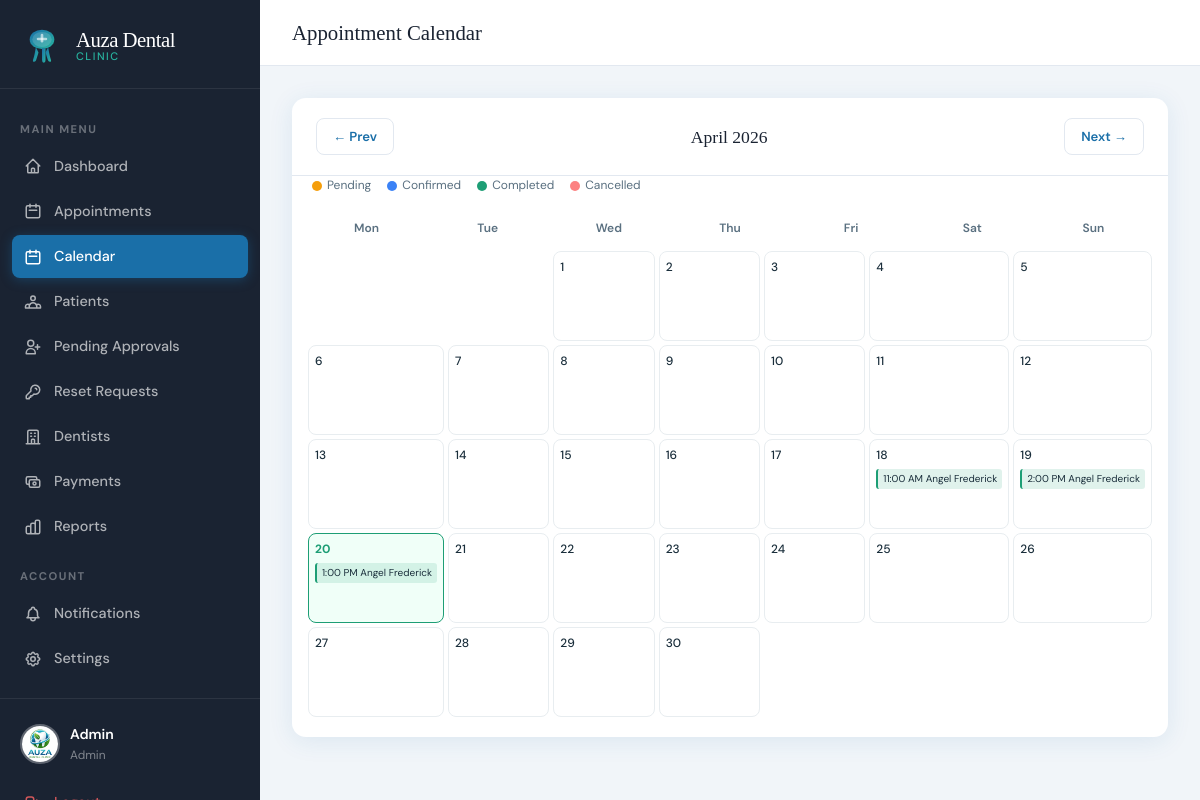
The page /index.php?page=admin_calendar (signed in) on the database as committed earlier.
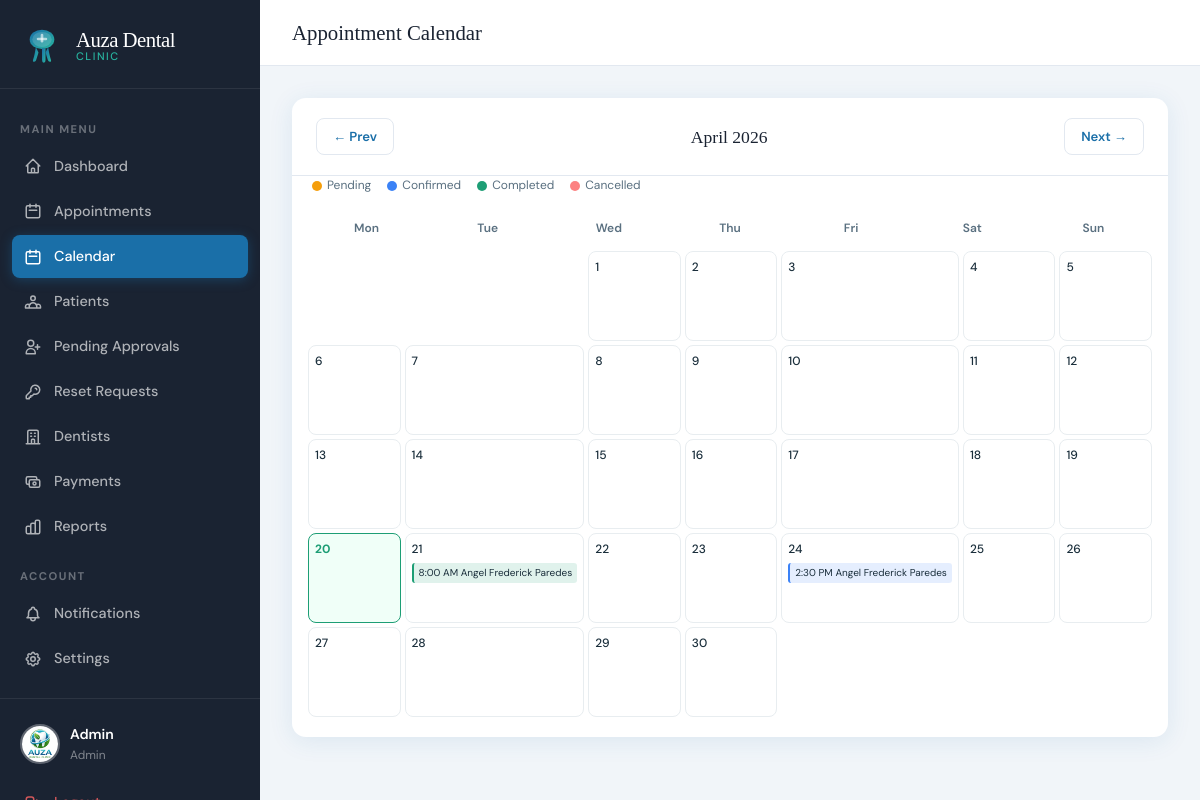
The same page on the database as committed later.
### tables this page shows
CREATE TABLE `appointments` (
  `id` int(11) NOT NULL,
  `patient_id` int(11) NOT NULL,
  `dentist_id` int(11) NOT NULL,
  `service_id` int(11) NOT NULL,
  `appointment_date` date NOT NULL,
  `appointment_time` time NOT NULL,
  `status` enum('pending','confirmed','completed','cancelled') DEFAULT 'pending',
  `notes` text DEFAULT NULL,
  `reschedule_reason` text DEFAULT NULL,
  `rescheduled_at` datetime DEFAULT NULL,
  `original_date` date DEFAULT NULL,
  `original_time` time DEFAULT NULL,
  `created_at` datetime DEFAULT current_timestamp()
);

### app/controllers/AdminController.php (called while the page is built, shortened)
<?php
class AdminController {
public function calendar() {
        $db = getDB();
        $res = $db->query("
            SELECT a.appointment_date, a.appointment_time, a.status,
                   CONCAT(u.first_name,' ',u.last_name) AS patient_name,
                   CONCAT(d.first_name,' ',d.last_name) AS dentist_name,
                   s.name AS service_name
            FROM appointments a
            JOIN users u ON a.patient_id = u.id
            JOIN dentists d ON a.dentist_id = d.id
            JOIN services s ON a.service_id = s.id
            ORDER BY a.appointment_date, a.appointment_time
        ");
        require __DIR__ . '/../views/admin/calendar.php';
    }
}

### app/views/admin/calendar.php (the view, shortened to what the changed rows need)
<!DOCTYPE html>
<html lang="en">
<head>
<link rel="stylesheet" href="<?= APP_URL ?>/public/css/style.css">
</head>
<body>
<div class="app-layout">
  <div class="main-content">
    <div class="page-content">
      <?php
        $db = getDB();
        $res = $db->query("
          SELECT a.appointment_date, a.appointment_time, a.status,
                 CONCAT(u.first_name,' ',u.last_name) AS patient_name,
                 CONCAT(d.first_name,' ',d.last_name) AS dentist_name,
                 s.name AS service_name
          FROM appointments a
          JOIN users u ON a.patient_id = u.id
          JOIN dentists d ON a.dentist_id = d.id
          JOIN services s ON a.service_id = s.id
          ORDER BY a.appointment_date, a.appointment_time
        ");
        $allAppts = $res->fetch_all(MYSQLI_ASSOC);
        $byDate = [];
        foreach ($allAppts as $a) {
          $byDate[$a['appointment_date']][] = $a;
        }
        $month = isset($_GET['m']) ? (int)$_GET['m'] : (int)date('m');
        $year  = isset($_GET['y']) ? (int)$_GET['y'] : (int)date('Y');
        $daysInMonth = (int)date('t', mktime(0,0,0,$month,1,$year));
        $today = date('Y-m-d');
        $statusColors = [
          'pending'   => '#F59E0B',
          'confirmed' => '#3B82F6',
          'completed' => '#1D9E75',
          'cancelled' => '#FC8181',
        ];
      ?>
      <div class="card">
        <div style="display:flex; gap:16px; padding:0 20px 16px; flex-wrap:wrap;">
          <?php foreach ($statusColors as $s => $c): ?>
            <div style="display:flex; align-items:center; gap:5px; font-size:12px; color:#5a7080;">
              <span style="width:10px; height:10px; border-radius:50%; background:<?= $c ?>; display:inline-block;"></span>
              <?= ucfirst($s) ?>
            </div>
          <?php endforeach; ?>
        </div>
        <div style="padding:0 16px 20px;">
          <div style="display:grid; grid-template-columns:repeat(7,1fr); gap:4px; margin-bottom:4px;">
            <?php foreach (['Mon','Tue','Wed','Thu','Fri','Sat','Sun'] as $d): ?>
              <div style="text-align:center; font-size:12px; font-weight:600; color:#5a7080; padding:8px 0;"><?= $d ?></div>
            <?php endforeach; ?>
          </div>
          <div style="display:grid; grid-template-columns:repeat(7,1fr); gap:4px;">
            <?php for ($day = 1; $day <= $daysInMonth; $day++):
              $dateStr = sprintf('%04d-%02d-%02d', $year, $month, $day);
              $isToday = $dateStr === $today;
              $dayAppts = $byDate[$dateStr] ?? [];
            ?>
              <div style="min-height:90px; border-radius:8px; border:1px solid <?= $isToday ? '#1D9E75' : '#e8edf0' ?>; background:<?= $isToday ? '#f0fff8' : '#fff' ?>; padding:6px; position:relative;">
                <div style="font-size:12px; font-weight:<?= $isToday ? '700' : '500' ?>; color:<?= $isToday ? '#1D9E75' : '#1a2e3b' ?>; margin-bottom:4px;"><?= $day ?></div>
                <?php foreach (array_slice($dayAppts, 0, 3) as $appt): ?>
                  <div onclick="showApptDetail('<?= htmlspecialchars(json_encode($appt), ENT_QUOTES) ?>')"
                       style="font-size:10px; background:<?= $statusColors[$appt['status']] ?>22; border-left:2px solid <?= $statusColors[$appt['status']] ?>; color:#1a2e3b; padding:2px 5px; border-radius:3px; margin-bottom:2px; cursor:pointer; white-space:nowrap; overflow:hidden; text-overflow:ellipsis;"
                       title="<?= htmlspecialchars($appt['patient_name']) ?>">
                    <?= date('g:i A', strtotime($appt['appointment_time'])) ?> <?= htmlspecialchars($appt['patient_name']) ?>
                  </div>
                <?php endforeach; ?>
              </div>
            <?php endfor; ?>
          </div>
        </div>
      </div>
    </div>
  </div>
</div>
</body>
</html>

Rows that differ between the two databases and show on the page:
removed appointments: appointment_time "11:00 AM", patient_name "Angel Frederick"
removed appointments: appointment_time "2:00 PM", patient_name "Angel Frederick"
removed appointments: appointment_time "1:00 PM", patient_name "Angel Frederick"
added appointments: appointment_time "8:00 AM", patient_name "Angel Frederick Paredes"
added appointments: appointment_time "2:30 PM", patient_name "Angel Frederick Paredes", status "confirmed" (drawn)
